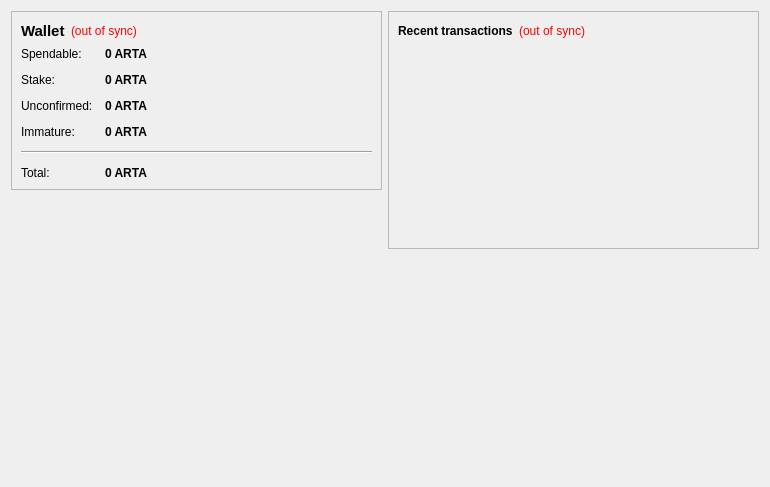
<?xml version="1.0" encoding="UTF-8"?>
<ui version="4.0">
 <class>OverviewPage</class>
 <widget class="QWidget" name="OverviewPage">
  <property name="geometry">
   <rect>
    <x>0</x>
    <y>0</y>
    <width>770</width>
    <height>487</height>
   </rect>
  </property>
  <property name="windowTitle">
   <string>Form</string>
  </property>
  <layout class="QHBoxLayout" name="horizontalLayout" stretch="1,1">
   <item>
    <layout class="QVBoxLayout" name="verticalLayout_2">
     <item>
      <widget class="QFrame" name="frame">
       <property name="frameShape">
        <enum>QFrame::StyledPanel</enum>
       </property>
       <property name="frameShadow">
        <enum>QFrame::Raised</enum>
       </property>
       <layout class="QVBoxLayout" name="verticalLayout_4">
        <item>
         <layout class="QHBoxLayout" name="horizontalLayout_4">
          <item>
           <widget class="QLabel" name="label_5">
            <property name="font">
             <font>
              <pointsize>11</pointsize>
              <weight>75</weight>
              <bold>true</bold>
             </font>
            </property>
            <property name="text">
             <string>Wallet</string>
            </property>
           </widget>
          </item>
          <item>
           <widget class="QLabel" name="labelWalletStatus">
            <property name="toolTip">
             <string>The displayed information may be out of date. Your wallet automatically synchronizes with the ARTA network after a connection is established, but this process has not completed yet.</string>
            </property>
            <property name="styleSheet">
             <string notr="true">QLabel { color: red; }</string>
            </property>
            <property name="text">
             <string notr="true">(out of sync)</string>
            </property>
            <property name="alignment">
             <set>Qt::AlignLeading|Qt::AlignLeft|Qt::AlignVCenter</set>
            </property>
           </widget>
          </item>
          <item>
           <spacer name="horizontalSpacer_2">
            <property name="orientation">
             <enum>Qt::Horizontal</enum>
            </property>
            <property name="sizeHint" stdset="0">
             <size>
              <width>40</width>
              <height>20</height>
             </size>
            </property>
           </spacer>
          </item>
         </layout>
        </item>
        <item>
         <layout class="QFormLayout" name="formLayout_2">
          <property name="fieldGrowthPolicy">
           <enum>QFormLayout::AllNonFixedFieldsGrow</enum>
          </property>
          <property name="horizontalSpacing">
           <number>12</number>
          </property>
          <property name="verticalSpacing">
           <number>12</number>
          </property>
          <item row="0" column="0">
           <widget class="QLabel" name="label">
            <property name="text">
             <string>Spendable:</string>
            </property>
           </widget>
          </item>
          <item row="0" column="1">
           <widget class="QLabel" name="labelBalance">
            <property name="font">
             <font>
              <weight>75</weight>
              <bold>true</bold>
             </font>
            </property>
            <property name="cursor">
             <cursorShape>IBeamCursor</cursorShape>
            </property>
            <property name="toolTip">
             <string>Your current spendable balance</string>
            </property>
            <property name="text">
             <string notr="true">0 ARTA</string>
            </property>
            <property name="textInteractionFlags">
             <set>Qt::LinksAccessibleByMouse|Qt::TextSelectableByKeyboard|Qt::TextSelectableByMouse</set>
            </property>
           </widget>
          </item>
          <item row="1" column="0">
           <widget class="QLabel" name="label_6">
            <property name="text">
             <string>Stake:</string>
            </property>
           </widget>
          </item>
          <item row="1" column="1">
           <widget class="QLabel" name="labelStake">
            <property name="font">
             <font>
              <weight>75</weight>
              <bold>true</bold>
             </font>
            </property>
            <property name="cursor">
             <cursorShape>IBeamCursor</cursorShape>
            </property>
            <property name="toolTip">
             <string>Total of coins that was staked, and do not yet count toward the current balance</string>
            </property>
            <property name="text">
             <string notr="true">0 ARTA</string>
            </property>
            <property name="textInteractionFlags">
             <set>Qt::LinksAccessibleByMouse|Qt::TextSelectableByKeyboard|Qt::TextSelectableByMouse</set>
            </property>
           </widget>
          </item>
          <item row="2" column="0">
           <widget class="QLabel" name="label_3">
            <property name="text">
             <string>Unconfirmed:</string>
            </property>
           </widget>
          </item>
          <item row="2" column="1">
           <widget class="QLabel" name="labelUnconfirmed">
            <property name="font">
             <font>
              <weight>75</weight>
              <bold>true</bold>
             </font>
            </property>
            <property name="cursor">
             <cursorShape>IBeamCursor</cursorShape>
            </property>
            <property name="toolTip">
             <string>Total of transactions that have yet to be confirmed, and do not yet count toward the current balance</string>
            </property>
            <property name="text">
             <string notr="true">0 ARTA</string>
            </property>
            <property name="textInteractionFlags">
             <set>Qt::LinksAccessibleByMouse|Qt::TextSelectableByKeyboard|Qt::TextSelectableByMouse</set>
            </property>
           </widget>
          </item>
          <item row="3" column="0">
           <widget class="QLabel" name="labelImmatureText">
            <property name="text">
             <string>Immature:</string>
            </property>
           </widget>
          </item>
          <item row="3" column="1">
           <widget class="QLabel" name="labelImmature">
            <property name="font">
             <font>
              <weight>75</weight>
              <bold>true</bold>
             </font>
            </property>
            <property name="toolTip">
             <string>Mined balance that has not yet matured</string>
            </property>
            <property name="text">
             <string notr="true">0 ARTA</string>
            </property>
            <property name="textInteractionFlags">
             <set>Qt::LinksAccessibleByMouse|Qt::TextSelectableByKeyboard|Qt::TextSelectableByMouse</set>
            </property>
           </widget>
          </item>
          <item row="4" column="0" colspan="2">
           <widget class="Line" name="line">
            <property name="orientation">
             <enum>Qt::Horizontal</enum>
            </property>
           </widget>
          </item>
          <item row="5" column="0">
           <widget class="QLabel" name="labelTotalText">
            <property name="text">
             <string>Total:</string>
            </property>
           </widget>
          </item>
          <item row="5" column="1">
           <widget class="QLabel" name="labelTotal">
            <property name="font">
             <font>
              <weight>75</weight>
              <bold>true</bold>
             </font>
            </property>
            <property name="cursor">
             <cursorShape>IBeamCursor</cursorShape>
            </property>
            <property name="toolTip">
             <string>Your current total balance</string>
            </property>
            <property name="text">
             <string notr="true">0 ARTA</string>
            </property>
            <property name="textInteractionFlags">
             <set>Qt::LinksAccessibleByMouse|Qt::TextSelectableByKeyboard|Qt::TextSelectableByMouse</set>
            </property>
           </widget>
          </item>
         </layout>
        </item>
       </layout>
      </widget>
     </item>
     <item>
      <spacer name="verticalSpacer">
       <property name="orientation">
        <enum>Qt::Vertical</enum>
       </property>
       <property name="sizeHint" stdset="0">
        <size>
         <width>20</width>
         <height>40</height>
        </size>
       </property>
      </spacer>
     </item>
     <item>
      <widget class="QLabel" name="label_2">
       <property name="autoFillBackground">
        <bool>true</bool>
       </property>
       <property name="text">
        <string/>
       </property>
       <property name="pixmap">
        <pixmap>:/icons/drmbg</pixmap>
       </property>
       <property name="scaledContents">
        <bool>false</bool>
       </property>
       <property name="margin">
        <number>0</number>
       </property>
      </widget>
     </item>
    </layout>
   </item>
   <item>
    <layout class="QVBoxLayout" name="verticalLayout_3">
     <item>
      <widget class="QFrame" name="frame_2">
       <property name="frameShape">
        <enum>QFrame::StyledPanel</enum>
       </property>
       <property name="frameShadow">
        <enum>QFrame::Raised</enum>
       </property>
       <layout class="QVBoxLayout" name="verticalLayout">
        <item>
         <layout class="QHBoxLayout" name="horizontalLayout_2">
          <item>
           <widget class="QLabel" name="label_4">
            <property name="text">
             <string>&lt;b&gt;Recent transactions&lt;/b&gt;</string>
            </property>
           </widget>
          </item>
          <item>
           <widget class="QLabel" name="labelTransactionsStatus">
            <property name="toolTip">
             <string>The displayed information may be out of date. Your wallet automatically synchronizes with the ARTA network after a connection is established, but this process has not completed yet.</string>
            </property>
            <property name="styleSheet">
             <string notr="true">QLabel { color: red; }</string>
            </property>
            <property name="text">
             <string notr="true">(out of sync)</string>
            </property>
            <property name="alignment">
             <set>Qt::AlignRight|Qt::AlignTrailing|Qt::AlignVCenter</set>
            </property>
           </widget>
          </item>
          <item>
           <spacer name="horizontalSpacer">
            <property name="orientation">
             <enum>Qt::Horizontal</enum>
            </property>
            <property name="sizeHint" stdset="0">
             <size>
              <width>40</width>
              <height>20</height>
             </size>
            </property>
           </spacer>
          </item>
         </layout>
        </item>
        <item>
         <widget class="QListView" name="listTransactions">
          <property name="styleSheet">
           <string notr="true">QListView { background: transparent; }</string>
          </property>
          <property name="frameShape">
           <enum>QFrame::NoFrame</enum>
          </property>
          <property name="verticalScrollBarPolicy">
           <enum>Qt::ScrollBarAlwaysOff</enum>
          </property>
          <property name="horizontalScrollBarPolicy">
           <enum>Qt::ScrollBarAlwaysOff</enum>
          </property>
          <property name="selectionMode">
           <enum>QAbstractItemView::NoSelection</enum>
          </property>
         </widget>
        </item>
       </layout>
      </widget>
     </item>
     <item>
      <spacer name="verticalSpacer_2">
       <property name="orientation">
        <enum>Qt::Vertical</enum>
       </property>
       <property name="sizeHint" stdset="0">
        <size>
         <width>20</width>
         <height>40</height>
        </size>
       </property>
      </spacer>
     </item>
    </layout>
   </item>
  </layout>
 </widget>
 <resources>
  <include location="../bitcoin.qrc"/>
 </resources>
 <connections/>
</ui>
